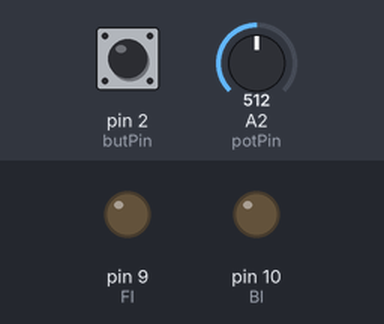
Simulated run of this sketch. Board: Arduino Uno, built with avr-gcc and run on an emulated ATmega328P. On the bench: output pins drawn as LEDs (lit = HIGH). The test bench sets the inputs (shaded band); at power-on: pin 2 (butPin) HIGH, A2 (potPin) = 512.

Above: at 1.2 s.
1.3 s: pin 2 (butPin) pulled LOW for 0.15 s
At 2.1 s:
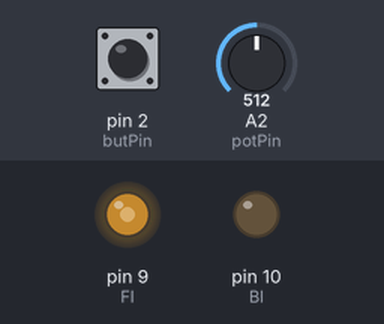
3.1 s: pin 2 (butPin) pulled LOW for 1 s
At 5.5 s:
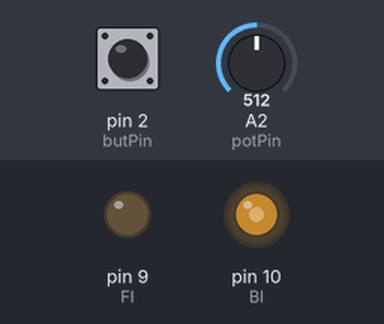
Timing chart, 0 to 7.0 s (numbered marks = the images above; inputs shaded):
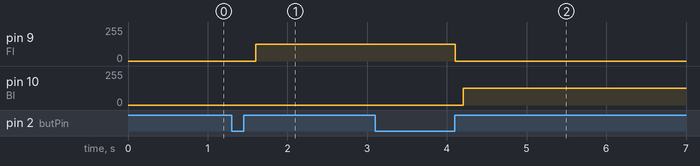

Measured:
- after the input at 1.3 s, pin 9 (FI): 0/255 → 127/255 after 0.30 s
- after the input at 3.1 s, pin 9 (FI): 127/255 → 0/255 after 1.0 s; pin 10 (BI): 0/255 → 127/255 after 1.1 s

The sketch:

Bi_motor_TA6586_Mcontroller_switching_HW.ino
```cpp
int potPin = A2;
int BI = 10;
int FI = 9;
int MS;
int dt = 100;
int butVal = 1;
int butValOld = 1;
int potVal;
int butPin = 2;
int Mstate = 0;

void setup() {
  // put your setup code here, to run once:
  Serial.begin(115200);
  pinMode(potPin, INPUT);
  pinMode(BI, OUTPUT);
  pinMode(FI, OUTPUT);
  pinMode(butPin, INPUT_PULLUP);
}

void loop() {
  // put your main code here, to run repeatedly:
  potVal = analogRead(potPin);
  MS = (255. / 1023.) * potVal;
  butVal = digitalRead(butPin);
  if (butValOld == 0 && butVal == 1) {
    if (Mstate == 0) {
      analogWrite(FI, 0);
      analogWrite(BI, 0);
      delay(dt);
      analogWrite(FI, MS);
      analogWrite(BI, 0);
    }
    if (Mstate == 1) {
      analogWrite(FI, 0);
      analogWrite(BI, 0);
      delay(dt);
      analogWrite(FI, 0);
      analogWrite(BI, MS);
    }
    Mstate = !Mstate;
  }
  butValOld = butVal;


  // Serial.println(MS);
  // analogWrite(FI, MS);
  // analogWrite(BI, 0);
  delay(dt);
}
```
